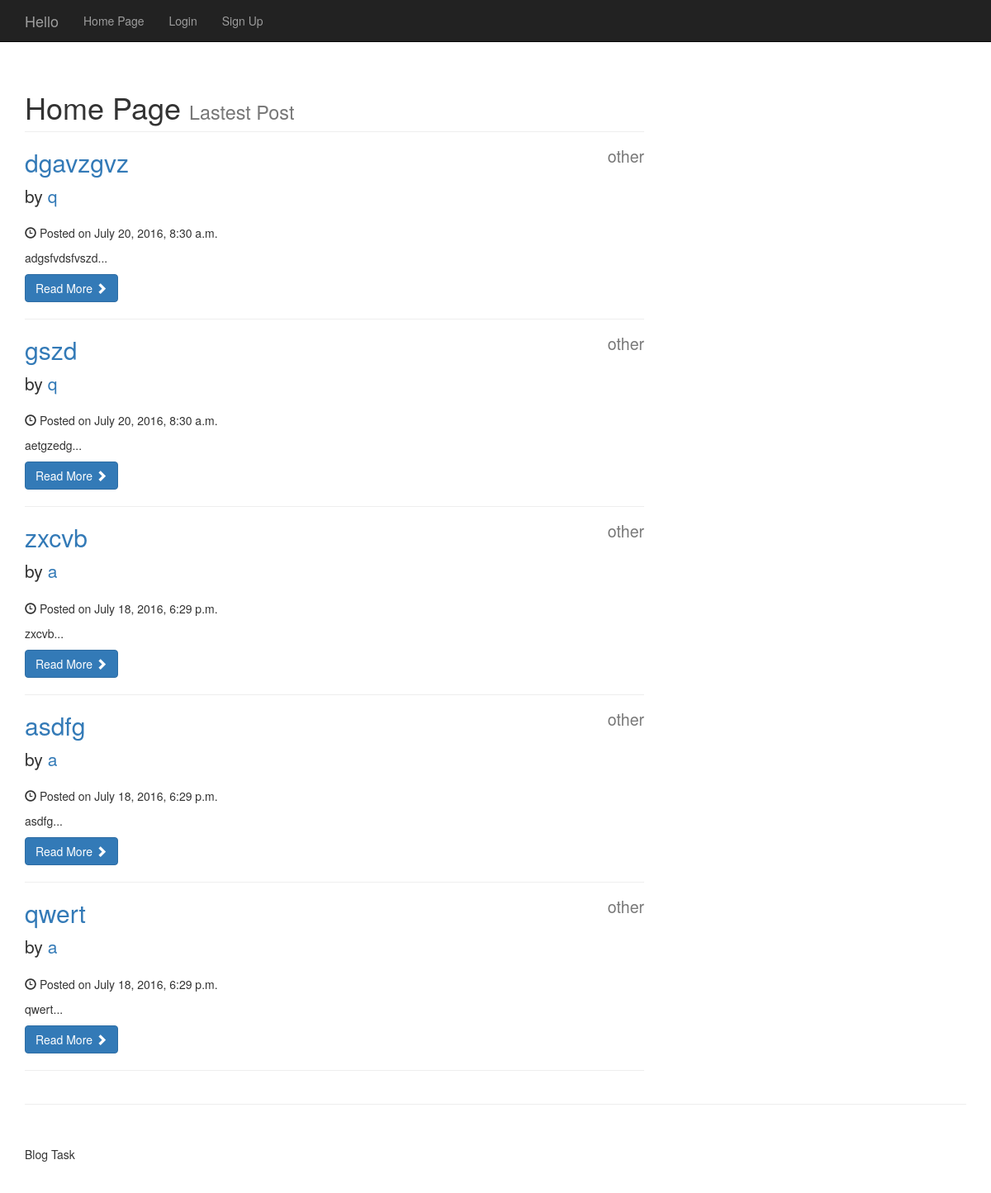
Before: / with the older database file.
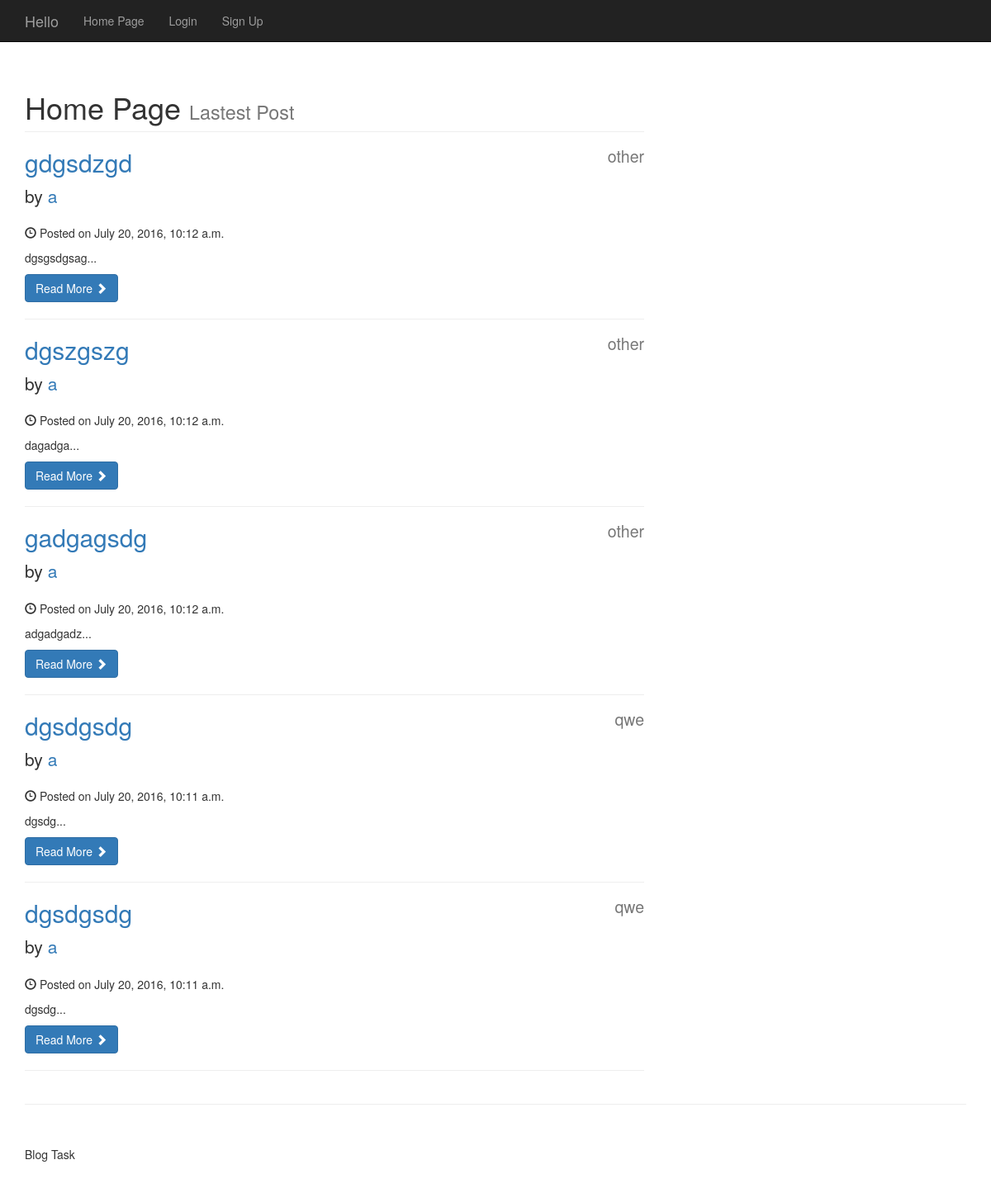
After: the same page with the newer database file.
### TaskBlogApp/models.py (models this page shows, shortened)
class Post(models.Model):
    post_cat = models.ForeignKey(Category)
    post_author = models.ForeignKey(User)
    post_title = models.CharField(max_length=70)
    post_content = models.TextField()
    post_createdAt = models.DateTimeField(auto_now_add=True, null=True, blank=True)
    post_updatedAd = models.DateTimeField(auto_now_add=False, default=datetime.now)
    post_like = models.IntegerField(default=0)
    post_dislike = models.IntegerField(default=0)

class Category(models.Model):
    cat_title = models.CharField(max_length=70)
    def __str__(self):
        return self.cat_title

### TaskBlogApp/views.py (the view)
# urls.py: url(r'^$', views.IndexView.as_view(), name='index'),
class IndexView(generic.View):
    template_name = 'index.html'
    def get(self, request):
        try:
            categories = Category.objects.all()
            posts = Post.objects.order_by('-post_updatedAd')[:5]
        except Category.DoesNotExist:
            categories = None
            posts = None
        return render(request, 'index.html', {
            'categories': categories,
            'posts': posts})

### templates/index.html (shortened to what this page needs)
<!DOCTYPE html>
<html lang="en">
<head>
    <link rel="stylesheet" href="https://maxcdn.bootstrapcdn.com/bootstrap/3.3.6/css/bootstrap.min.css" />
</head>
<body>
{% extends 'header.html' %}
{% block content %}
    <div class="container">
        <div class="row">
            <div class="col-md-8">
                <h1 class="page-header">
                    Home Page
                    <small>Lastest Post</small>
                </h1>
                {% for post in posts %}
                    <h2>
                        <a href="{% url 'post' post.post_cat_id post.id %}">{{ post.post_title }}</a>
                        <small style="float:right">{{ post.post_cat }}</small>
                    </h2>
                    <p class="lead">
                        by <a href="">{{ post.post_author }}</a>
                    </p>
                    <p><span class="glyphicon glyphicon-time"></span> Posted on {{ post.post_updatedAd }}</p>
                    <p>{{ post.post_content|slice:":300" }}...</p>
                    <a class="btn btn-primary" href="{% url 'post' post.post_cat_id post.id %}">Read More <span class="glyphicon glyphicon-chevron-right"></span></a>
                    <hr>
                {% endfor %}
            </div>
            <div class="col-md-4">
            </div>
        </div>
        <hr>
        <footer>
            <div class="row">
                <div class="col-lg-12">
                    <p>Blog Task</p>
                </div>
            </div>
        </footer>
    </div>
{% endblock %}

Changed rows visible on the page:
removed Post: post_title "dgavzgvz", post_cat "other", post_author "q", post_updatedAd "July 20, 2016, 8:30 a.m.", post_content "adgsfvdsfvszd"
no longer on this page (row unchanged): Post: post_title "gszd", post_cat "other", post_author "q", post_updatedAd "July 20, 2016, 8:30 a.m.", post_content "aetgzedg"
no longer on this page (row unchanged): Post: post_title "zxcvb", post_cat "other", post_author "a", post_updatedAd "July 18, 2016, 6:29 p.m.", post_content "zxcvb"
no longer on this page (row unchanged): Post: post_title "asdfg", post_cat "other", post_author "a", post_updatedAd "July 18, 2016, 6:29 p.m.", post_content "asdfg"
no longer on this page (row unchanged): Post: post_title "qwert", post_cat "other", post_author "a", post_updatedAd "July 18, 2016, 6:29 p.m.", post_content "qwert"
added Post: post_title "gdgsdzgd", post_cat "other", post_author "a", post_updatedAd "July 20, 2016, 10:12 a.m.", post_content "dgsgsdgsag"
added Post: post_title "dgszgszg", post_cat "other", post_author "a", post_updatedAd "July 20, 2016, 10:12 a.m.", post_content "dagadga"
added Post: post_title "gadgagsdg", post_cat "other", post_author "a", post_updatedAd "July 20, 2016, 10:12 a.m.", post_content "adgadgadz"
added Post: post_title "dgsdgsdg", post_cat "qwe", post_author "a", post_updatedAd "July 20, 2016, 10:11 a.m.", post_content "dgsdg"
added Post: post_title "dgsdgsdg", post_cat "qwe", post_author "a", post_updatedAd "July 20, 2016, 10:11 a.m.", post_content "dgsdg"
